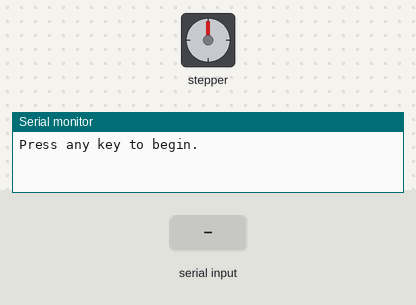
The sketch below on a simulated Arduino Uno, built with avr-gcc and run on an emulated ATmega328P. Shown: stepper motor, the last lines printed to the serial monitor. Wiring (inferred from the names in the program): stepper motor (2048 steps per turn assumed): coils pin 8, pin 9, pin 10, pin 11. The test bench sets the inputs (shaded band).

Above: at 0.9 s.
1.0 s: "90,45\n" received over Serial
3.5 s: "30,150\n" received over Serial
6.0 s: "1\n" received over Serial
8.5 s: "2\n" received over Serial
At 11.3 s:
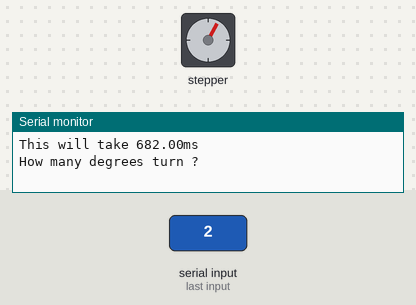
Timing chart, 0 to 12.5 s (numbered marks = the images above; inputs shaded):
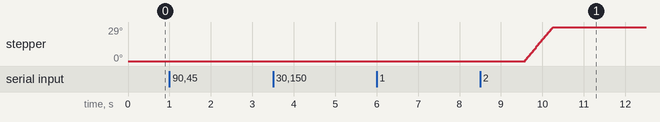

The sketch:

stepper_motor.ino
```cpp
/* example to provide your own input for turning the stepper motor
 *
 * paulvha October 2018 / version 1.0
 */

#define INPUT1  8         // blue connected to pin
#define INPUT2  9         // pink connected to pin
#define INPUT3  10        // yellow connected to pin
#define INPUT4  11        // orange connected to pin

#define High   2000       // speed in us delay
#define Medium 2 * High   // speed in us delay
#define Low    4 * High   // speed in us delay

//define # of steps per cycle
int full_step = false;

////////////////////////////////////////////////////////
/// no changes needed after this point
///////////////////////////////////////////////////////

#define CounterClockwise false // direction
#define Clockwise true         // direction

void setup(){

  pinMode(INPUT4, OUTPUT);
  pinMode(INPUT3, OUTPUT);
  pinMode(INPUT2, OUTPUT);
  pinMode(INPUT1, OUTPUT);
  delay(10);

  // Serial Monitor is used to control the demo
  Serial.begin(9600);
  get_input(F("Press any key to begin."));
}

void loop()
{
  int dir, sp_move, degr;

  // reset values
  dir = sp_move = degr = 0;

  // get valid degrees
  while (degr == 0){
    degr = get_input("How many degrees turn ?");
    if (degr < 1 || degr > 360) degr = 0;
  }

  // get valid direction
  while (dir == 0){
    dir = get_input("Direction to move: 1 = clock-wise, 2 = counter clock-wise ");
    if (dir < 1 || dir > 2) dir = 0;
  }

  // get valid speed of moving
  while (sp_move == 0){
    sp_move = get_input("How fast to move: 1 = high, 2 = medium, 3 = slow");
    if (sp_move < 1 || sp_move >  3 ) sp_move = 0;
  }

  // display action to perform
  Serial.print ("Perform turning ");
  Serial.print (degr);

  if (dir == 1) Serial.print (" degrees, clock-wise with ");
  else Serial.print (" degrees, counter clock-wise with ");

  if(sp_move == 1) Serial.print("high");
  else if(sp_move == 2) Serial.print("medium");
  else Serial.print("low");

  if (full_step) Serial.print(" speed using full-step, movement error: ");
  else Serial.print ("speed using half-step, movement error: ");

  Serial.print(margin_error(degr));
  Serial.println ("%");

  // now move it.
  if (dir == 1)  turnStepper(Clockwise,sp_move,degr);
  else turnStepper(CounterClockwise,sp_move,degr);

  Serial.println();
}

/* calculate number of steps needed */
float calc_steps(int degr)
{
  float tmp;

  tmp = 360 / (float) degr;

  if (full_step) return(round(2048 / tmp));
  else           return(round(4096 / tmp));
}


/*  calculate the movement precision / error depending on
 *  full-step 4 steps
 *  half-step 8 steps  */
float margin_error(int degr)
{
  float result;

  // in case full-step
  if (full_step) result = calc_steps(degr) * (float) 360 / 2048;
  else           result = calc_steps(degr) * (float) 360 / 4096;

  return((result / (float) degr -1) * 100);
}

/*  Display message and expect a number input
 *  which is returned as a int
 */
int get_input(String message)
{
  String inp;

  Serial.println(message);

  // wait for input
  while (!Serial.available());

  inp = Serial.readString();

  return(atoi(inp.c_str()));
}

/*  The specification of the 28BYJ-48 are
 *
 *  Stride angle  5.625 /64
 *  gear 64
 *
 *  Half-step mode: 8 step control signal sequence (recommended) 5.625 degrees per step / 64 steps per one revolution of the internal motor shaft
 *  The gear means: 64 internal motor turns are needed for one turn of top-shaft. So 360 degrees turn top-shaft needs 64 * 64 = 4096 pulses
 *  This also means that the top-shaft can be positioned with 5.625 / 64 = 0.08789 degrees precision.
 *
 *  Full Step mode: 4 step control signal sequence 11.25 degrees per step / 32 steps per one revolution of the internal motor shaft
 *  The gear means: 64 motor turn are needed for one turn of top shaft. So 360 degrees turn top-shaft needs 64 * 32 = 2048 pulses
 *  This also means that the top-shaft can be positioned with 5.625 / 32 = 0,1757 degrees precision.
 *
 *  MotorInput (blue, pink, yellow, orange)
 *
 *             ------------CW ---------->>
 *           1   2   3   4   5   6   7   8
 *  orange   Y   X                       X
 *  yellow       X   Y   X
 *  pink                 X   Y   X
 *  blue                         X   Y   X
 *
 *  Setting full-step = true will perform the X-steps
 *  Setting full-step = false will perform the X and Y steps
 */
void turnStepper(boolean Direction,int spd,int Angle)
{
   int i, j, RPM;

   RPM = Low;
   if (spd == 1)  RPM = High;
   else if (spd == 2)  RPM = Medium;

   // display how long this will take
   Serial.print("This will take ");
   if (full_step) Serial.print((calc_steps(Angle) * RPM) / 1000);
   else  Serial.print((calc_steps(Angle) * RPM /2) / 1000);
   Serial.println("ms");

   if (full_step)     // 4 step only the X-steps
   {

    if(Direction){      // clock wise

      for(i=0,j=0;i<map(Angle,0,360,0,2048);i++)
      {
        if      (j == 0) motorInput(1,1,0,0);
        else if (j == 1) motorInput(0,1,1,0);
        else if (j == 2) motorInput(0,0,1,1);
        else             motorInput(1,0,0,1);
        delayMicroseconds(RPM);
        if (++j == 4) j = 0;
      }
    }
     else {           // counter clock
      for(i=0, j=0;i<map(Angle,0,360,0,2048);i++)
      {
        if      (j == 0) motorInput(1,0,0,1);
        else if (j == 1) motorInput(0,0,1,1);
        else if (j == 2) motorInput(0,1,1,0);
        else             motorInput(1,1,0,0);
        delayMicroseconds(RPM);
        if(++j == 4) j = 0;
      }
    }
   }
   else // eight steps   // X + Y steps
   {
     if (Direction) {      // clock wise

      for(i=0, j=0 ;i<map(Angle,0,360,0,4096);i++)
      {
        if      (j == 0) motorInput(1,0,0,0);
        else if (j == 1) motorInput(1,1,0,0);
        else if (j == 2) motorInput(0,1,0,0);
        else if (j == 3) motorInput(0,1,1,0);
        else if (j == 4) motorInput(0,0,1,0);
        else if (j == 5) motorInput(0,0,1,1);
        else if (j == 6) motorInput(0,0,0,1);
        else             motorInput(1,0,0,1);
        delayMicroseconds(RPM/2 );
        if(++j == 8) j = 0;
      }
     }

     else {           // counter clock
      for(i=0, j=0; i<map(Angle,0,360,0,4096);i++)
      {
        if      (j == 0) motorInput(1,0,0,1);
        else if (j == 1) motorInput(0,0,0,1);
        else if (j == 2) motorInput(0,0,1,1);
        else if (j == 3) motorInput(0,0,1,0);
        else if (j == 4) motorInput(0,1,1,0);
        else if (j == 5) motorInput(0,1,0,0);
        else if (j == 6) motorInput(1,1,0,0);
        else             motorInput(1,0,0,0);

        delayMicroseconds(RPM/2);
        if(++j == 8) j = 0;
      }
    }
   }

   // turn off motor
   motorInput(0,0,0,0);

   delay(10);
}

/* set signals on the motor */
void motorInput(boolean IN1,boolean IN2,boolean IN3,boolean IN4)
{
    digitalWrite(INPUT1, IN1);    // blue
    digitalWrite(INPUT2, IN2);    // pink
    digitalWrite(INPUT3, IN3);    // yellow
    digitalWrite(INPUT4, IN4);    // orange
}
```

Measured:
- after the input at 8.5 s, stepper: turns 29° clockwise in 0.66 s, starting after 1.1 s
